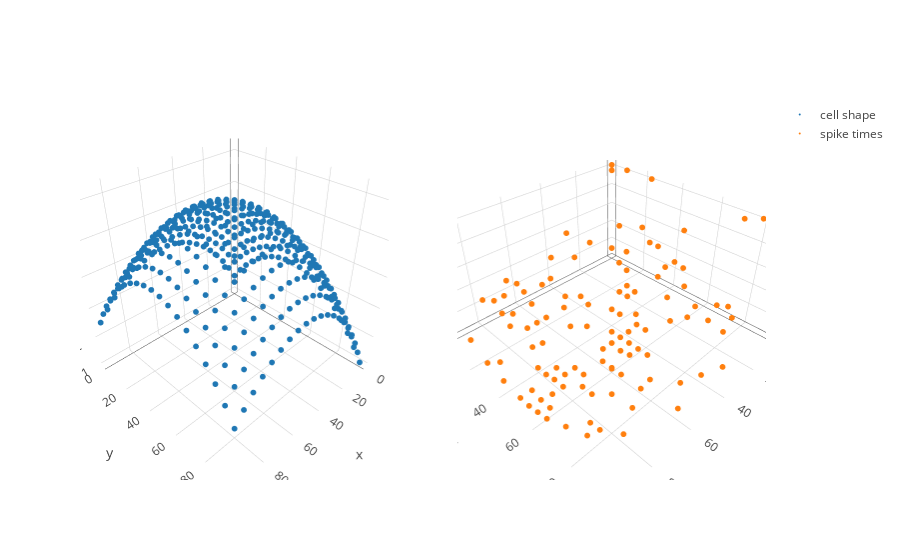

The notebook cell this image was saved under:
### Markdown cell above
**Short description of problem**: We want to infer the conditional probability of a neuron firing given stimulation at particular spatial locations. We let $s_i$ denote the "gain" of stimulation at a given location $x_i$. On the right, we assume that we stimulate the neuron at a set of spatial locations $\{x_i\}_{i=1}^N$, and we receive the timing of the first spikes $\{y_i\}_{i=1}^N$. This $y_i$ is some stochastic function of $s_i$. For intuition, note that where the gain of stimulation is higher, the neurons tend to fire sooner.

The inference problem is as follows: given the timings of spikes at a sub-grid of stimulation locations, we want to infer the overall cell shape and quantify our uncertainty.  For inference, we put a GP prior on $\log s$.

$$\log s \sim \mathcal{GP}(\mu(\cdot), K(\cdot, \cdot))$$
$$y_i \sim \text{LIF}(s(x_i))$$

where LIF denotes a leaky integrate and fire likelihood, where the only free parameter is $s$.

### Code cell
X = sim.sim_X_equispaced(D = 2, N_dim = 20, lower=0, upper=100)
f = sim.sim_f(X, rbf, inv_softmax(np.array([60., 1.])), mu = 6.) - 1e-3*np.sum(np.square(X-50), 1)
ls = np.ones(len(f))
lif_gen = LIFSim(l=ls)
spikes = lif_gen.sim(f)

X_part, y_part = sim.rand_partial_grid(X, spikes, 0.3)
X_full, y_full, obs_idx, imag_idx = sim.fill_grid(X_part, y_part)
color = np.zeros(X_full.shape[0])
color[obs_idx] = 1.0

trace_func = go.Scatter3d(x = X[:,0], y = X[:,1], z=f, mode = 'markers', marker=dict(size = 2), name = "cell shape")
trace_draws = go.Scatter3d(x = X_part[:,0], y = X_part[:,1], z=y_part, mode = 'markers', marker=dict(size = 2), name = "spike times")
fig = tools.make_subplots(rows=1, cols=2, specs=[[{'is_3d': True}, {'is_3d': True}]])
fig.append_trace(trace_func, 1, 1)
fig.append_trace(trace_draws, 1, 2)
iplot(fig)

### Figure 1 — Plotly figure (JSON) as saved in the notebook; plotly's stock layout.template omitted (floating-point values rounded to 4 significant figures; data arrays with more than 128 entries replaced by an {"elided": "..."} marker saying what was removed)
{"data": [{"marker": {"size": 2}, "mode": "markers", "name": "cell shape", "scene": "scene1", "type": "scatter3d", "x": {"elided": "400 int values"}, "y": {"elided": "400 int values"}, "z": {"elided": "400 float values"}}, {"marker": {"size": 2}, "mode": "markers", "name": "spike times", "scene": "scene2", "type": "scatter3d", "x": [0, 0, 0, 0, 0, 5, 5, 5, 5, 5, 5, 5, 5, 5, 5, 10, 10, 10, 10, 10, 15, 15, 15, 15, 15, 15, 15, 20, 20, 20, 20, 20, 20, 25, 25, 25, 25, 30, 30, 30, 35, 35, 35, 35, 40, 40, 40, 40, 40, 45, 45, 45, 45, 45, 45, 45, 45, 50, 50, 50, 50, 50, 50, 50, 55, 55, 55, 60, 60, 60, 60, 60, 60, 60, 60, 65, 65, 65, 70, 70, 70, 70, 70, 70, 70, 70, 75, 75, 75, 75, 75, 75, 75, 75, 80, 80, 80, 80, 80, 85, 85, 85, 85, 90, 90, 90, 90, 90, 90, 95, 95, 95, 95, 95, 95, 95, 95, 95, 95, 95], "y": [0, 10, 25, 45, 80, 5, 25, 30, 35, 40, 45, 50, 75, 85, 90, 15, 20, 40, 55, 90, 15, 20, 25, 50, 65, 75, 80, 5, 30, 35, 65, 75, 85, 30, 35, 60, 85, 0, 5, 45, 35, 40, 50, 55, 0, 20, 25, 50, 95, 5, 15, 45, 50, 55, 60, 65, 90, 5, 20, 35, 50, 55, 60, 85, 30, 50, 75, 0, 5, 10, 20, 55, 60, 65, 75, 0, 20, 95, 5, 10, 20, 30, 50, 55, 70, 80, 5, 10, 15, 30, 45, 50, 60, 65, 5, 40, 45, 50, 55, 0, 55, 75, 90, 0, 30, 50, 55, 60, 85, 5, 20, 30, 40, 50, 55, 60, 65, 75, 85, 95], "z": [51, 51, 51, 33, 51, 51, 29, 23, 23, 14, 19, 18, 51, 51, 51, 28, 16, 11, 13, 51, 18, 12, 10, 7, 10, 16, 18, 19, 6, 5, 7, 11, 18, 5, 5, 5, 14, 26, 15, 3, 3, 3, 3, 3, 17, 5, 3, 2, 13, 10, 5, 2, 2, 2, 2, 2, 9, 9, 4, 2, 2, 1, 2, 5, 2, 2, 3, 12, 10, 6, 4, 2, 2, 2, 2, 16, 4, 12, 13, 6, 4, 2, 2, 2, 3, 4, 13, 9, 5, 3, 2, 2, 3, 3, 16, 2, 2, 3, 3, 42, 3, 5, 13, 51, 5, 5, 4, 4, 15, 51, 13, 8, 6, 5, 5, 6, 7, 12, 17, 51]}], "layout": {"scene1": {"domain": {"x": [0, 0.45], "y": [0, 1]}}, "scene2": {"domain": {"x": [0.55, 1], "y": [0, 1]}}}}
